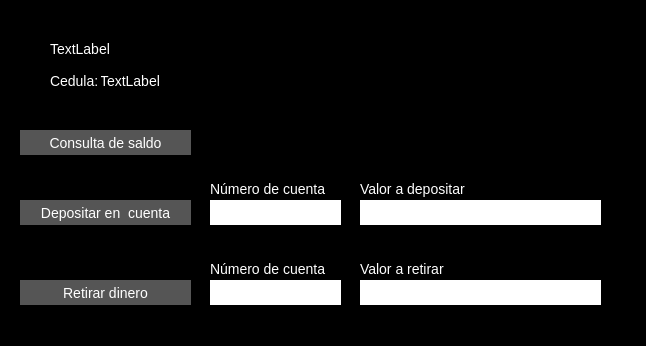
<?xml version="1.0" encoding="UTF-8"?>
<ui version="4.0">
 <class>menuconsultas</class>
 <widget class="QWidget" name="menuconsultas">
  <property name="geometry">
   <rect>
    <x>0</x>
    <y>0</y>
    <width>646</width>
    <height>346</height>
   </rect>
  </property>
  <property name="minimumSize">
   <size>
    <width>646</width>
    <height>346</height>
   </size>
  </property>
  <property name="maximumSize">
   <size>
    <width>646</width>
    <height>346</height>
   </size>
  </property>
  <property name="cursor">
   <cursorShape>PointingHandCursor</cursorShape>
  </property>
  <property name="windowTitle">
   <string>Cliente</string>
  </property>
  <property name="windowIcon">
   <iconset>
    <normaloff>../../../../../Descargas/45587814-monedas-moneda-icono-de-moneda-vector-de-imagen-también-se-puede-utilizar-para-la-venta-el-viernes-neg.jpg</normaloff>../../../../../Descargas/45587814-monedas-moneda-icono-de-moneda-vector-de-imagen-también-se-puede-utilizar-para-la-venta-el-viernes-neg.jpg</iconset>
  </property>
  <property name="styleSheet">
   <string notr="true">QWidget{
background-color: black;
color: #fff;
}

QLineEdit{
background-color: #fff ;
border: 0;
color: #111;
font-size: 14px;
height: 30px;
}

QLabel{
color: #fff;
font-size: 14px;
}

QPushButton{
background-color: #555;
color: #fff;
font-size: 14px;
border: 1;
}</string>
  </property>
  <widget class="QPushButton" name="pushButton">
   <property name="geometry">
    <rect>
     <x>20</x>
     <y>130</y>
     <width>171</width>
     <height>25</height>
    </rect>
   </property>
   <property name="text">
    <string>Consulta de saldo</string>
   </property>
  </widget>
  <widget class="QPushButton" name="pushButton_2">
   <property name="geometry">
    <rect>
     <x>20</x>
     <y>200</y>
     <width>171</width>
     <height>25</height>
    </rect>
   </property>
   <property name="text">
    <string>Depositar en  cuenta</string>
   </property>
  </widget>
  <widget class="QPushButton" name="pushButton_3">
   <property name="geometry">
    <rect>
     <x>20</x>
     <y>280</y>
     <width>171</width>
     <height>25</height>
    </rect>
   </property>
   <property name="text">
    <string>Retirar dinero</string>
   </property>
  </widget>
  <widget class="QLabel" name="label">
   <property name="geometry">
    <rect>
     <x>50</x>
     <y>40</y>
     <width>241</width>
     <height>17</height>
    </rect>
   </property>
   <property name="text">
    <string>TextLabel</string>
   </property>
  </widget>
  <widget class="QLabel" name="label_2">
   <property name="geometry">
    <rect>
     <x>100</x>
     <y>70</y>
     <width>181</width>
     <height>21</height>
    </rect>
   </property>
   <property name="text">
    <string>TextLabel</string>
   </property>
  </widget>
  <widget class="QLineEdit" name="lineEdit">
   <property name="geometry">
    <rect>
     <x>210</x>
     <y>200</y>
     <width>131</width>
     <height>25</height>
    </rect>
   </property>
  </widget>
  <widget class="QLineEdit" name="lineEdit_2">
   <property name="geometry">
    <rect>
     <x>360</x>
     <y>200</y>
     <width>241</width>
     <height>25</height>
    </rect>
   </property>
  </widget>
  <widget class="QLineEdit" name="lineEdit_3">
   <property name="geometry">
    <rect>
     <x>210</x>
     <y>280</y>
     <width>131</width>
     <height>25</height>
    </rect>
   </property>
  </widget>
  <widget class="QLineEdit" name="lineEdit_4">
   <property name="geometry">
    <rect>
     <x>360</x>
     <y>280</y>
     <width>241</width>
     <height>25</height>
    </rect>
   </property>
  </widget>
  <widget class="QLabel" name="label_3">
   <property name="geometry">
    <rect>
     <x>210</x>
     <y>180</y>
     <width>141</width>
     <height>17</height>
    </rect>
   </property>
   <property name="text">
    <string>Número de cuenta</string>
   </property>
  </widget>
  <widget class="QLabel" name="label_4">
   <property name="geometry">
    <rect>
     <x>360</x>
     <y>180</y>
     <width>151</width>
     <height>17</height>
    </rect>
   </property>
   <property name="text">
    <string>Valor a depositar</string>
   </property>
  </widget>
  <widget class="QLabel" name="label_5">
   <property name="geometry">
    <rect>
     <x>210</x>
     <y>260</y>
     <width>141</width>
     <height>17</height>
    </rect>
   </property>
   <property name="text">
    <string>Número de cuenta</string>
   </property>
  </widget>
  <widget class="QLabel" name="label_6">
   <property name="geometry">
    <rect>
     <x>360</x>
     <y>260</y>
     <width>151</width>
     <height>17</height>
    </rect>
   </property>
   <property name="text">
    <string>Valor a retirar</string>
   </property>
  </widget>
  <widget class="QLabel" name="label_7">
   <property name="geometry">
    <rect>
     <x>50</x>
     <y>70</y>
     <width>51</width>
     <height>21</height>
    </rect>
   </property>
   <property name="text">
    <string>Cedula:</string>
   </property>
  </widget>
 </widget>
 <resources/>
 <connections/>
</ui>
